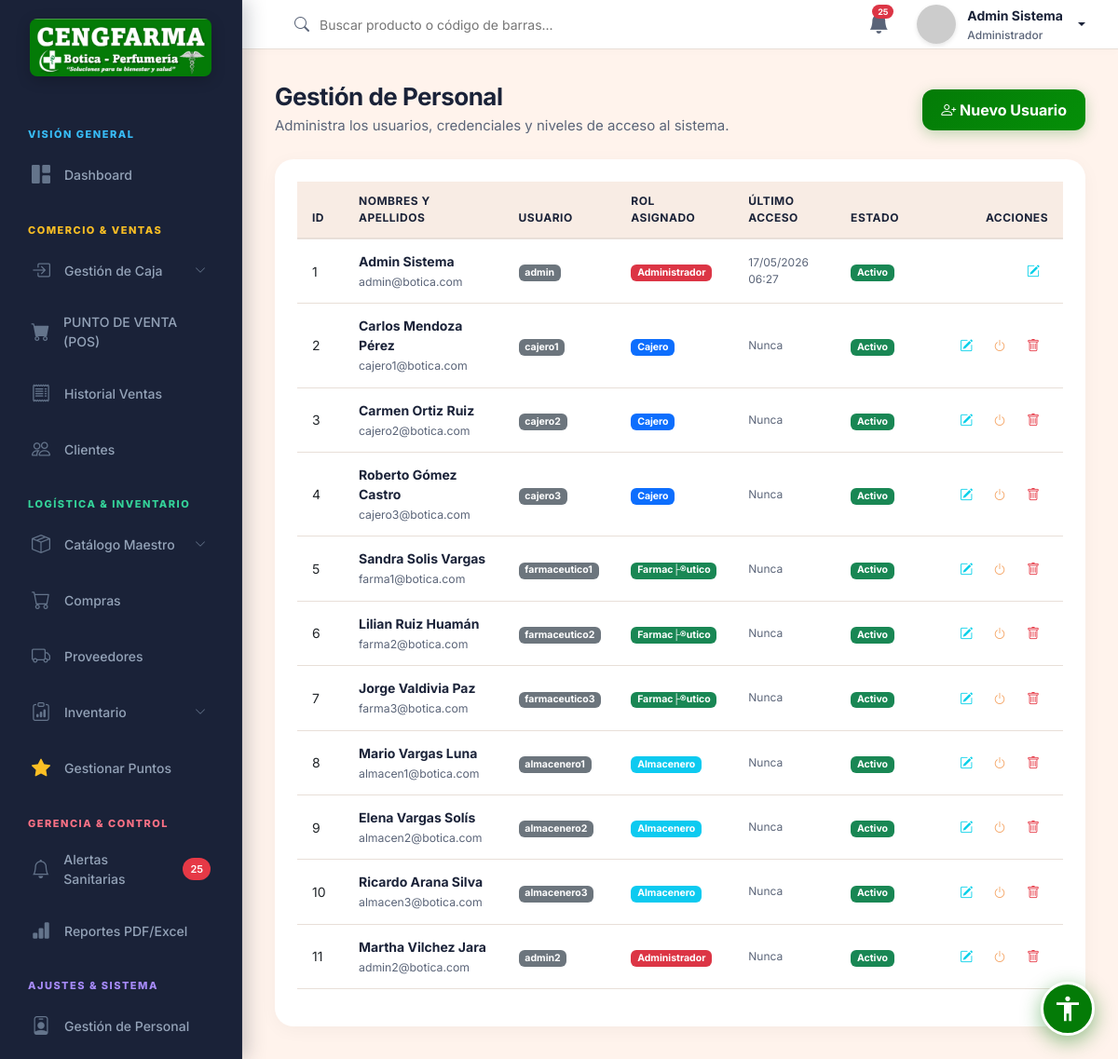
/public/usuario/index (signed in), run on the app's committed database.
### tables this page shows
CREATE TABLE IF NOT EXISTS `configuracion` (
  `id` int NOT NULL AUTO_INCREMENT,
  `clave` varchar(50) NOT NULL,
  `valor` text,
  `descripcion` varchar(255) DEFAULT NULL,
  PRIMARY KEY (`id`),
  UNIQUE KEY `clave` (`clave`)
);

CREATE TABLE IF NOT EXISTS `usuarios` (
  `id` int NOT NULL AUTO_INCREMENT,
  `nombres` varchar(100) NOT NULL,
  `apellidos` varchar(100) NOT NULL,
  `usuario` varchar(50) NOT NULL,
  `password` varchar(255) NOT NULL,
  `email` varchar(100) DEFAULT NULL,
  `rol_id` int NOT NULL,
  `estado` tinyint(1) DEFAULT '1',
  `ultimo_login` datetime DEFAULT NULL,
  `creado_en` timestamp NULL DEFAULT CURRENT_TIMESTAMP,
  PRIMARY KEY (`id`),
  UNIQUE KEY `usuario` (`usuario`),
  KEY `rol_id` (`rol_id`),
  CONSTRAINT `usuarios_ibfk_1` FOREIGN KEY (`rol_id`) REFERENCES `roles` (`id`) ON DELETE RESTRICT
);

CREATE TABLE IF NOT EXISTS `roles` (
  `id` int NOT NULL AUTO_INCREMENT,
  `nombre` varchar(50) NOT NULL,
  `descripcion` varchar(255) DEFAULT NULL,
  PRIMARY KEY (`id`)
);

### app/views/usuarios/index.php (the view, shortened to what the rows shown need)
<div class="page-content">
    <div class="d-flex justify-content-between align-items-center mb-4">
        <div>
            <h1 class="page-title">Gestión de Personal</h1>
            <div class="page-subtitle">Administra los usuarios, credenciales y niveles de acceso al sistema.</div>
        </div>
        <button class="btn-primary-custom" style="width: auto; padding: 10px 20px;" data-bs-toggle="modal" data-bs-target="#userModal" onclick="resetForm()">
            <i class="bi bi-person-plus"></i> Nuevo Usuario
        </button>
    </div>
    <div class="card-metric">
        <div class="table-responsive">
            <table class="table table-hover align-middle" style="width: 100%; font-size: 14px;">
                <thead>
                    <tr>
                        <th width="50">ID</th>
                        <th>Nombres y Apellidos</th>
                        <th>Usuario</th>
                        <th>Rol Asignado</th>
                        <th>Último Acceso</th>
                        <th>Estado</th>
                        <th width="160" class="text-end">Acciones</th>
                    </tr>
                </thead>
                <tbody>
                    <?php if(empty($data['usuarios'])): ?>
                    <tr><td colspan="7" class="text-center text-muted">No hay usuarios registrados</td></tr>
                    <?php else: ?>
                    <?php foreach ($data['usuarios'] as $u): ?>
                    <tr>
                        <td><?php echo $u['id']; ?></td>
                        <td>
                            <strong style="color: var(--text-primary);"><?php echo htmlspecialchars($u['nombres'] . ' ' . $u['apellidos']); ?></strong><br>
                            <small style="color: var(--text-secondary);"><?php echo htmlspecialchars($u['email'] ?? '-'); ?></small>
                        </td>
                        <td><span class="badge bg-secondary"><?php echo htmlspecialchars($u['usuario']); ?></span></td>
                        <td>
                            <?php
                            $badgeClass = 'bg-info';
                            if($u['rol_id'] == 1) $badgeClass = 'bg-danger';
                            if($u['rol_id'] == 2) $badgeClass = 'bg-success';
                            if($u['rol_id'] == 3) $badgeClass = 'bg-primary';
                            ?>
                            <span class="badge <?php echo $badgeClass; ?>"><?php echo htmlspecialchars($u['rol_nombre']); ?></span>
                        </td>
                        <td style="color: var(--text-secondary); font-size: 12px;"><?php echo $u['ultimo_login'] ? date('d/m/Y H:i', strtotime($u['ultimo_login'])) : 'Nunca'; ?></td>
                        <td>
                            <?php if($u['estado'] == 1): ?>
                                <span class="badge bg-success">Activo</span>
                            <?php else: ?>
                                <span class="badge bg-danger">Inactivo</span>
                            <?php endif; ?>
                        </td>
                        <td class="text-end">
                            <button class="btn btn-sm" style="color: #00CFE8;" onclick='editUser(<?php echo json_encode($u); ?>)' title="Editar Usuario">
                                <i class="bi bi-pencil-square"></i>
                            </button>
                            <?php if($u['id'] != 1): ?>
                                <form action="<?php echo BASE_URL; ?>usuario/toggle" method="POST" class="d-inline" onsubmit="return confirm('¿Seguro que deseas <?php echo $u['estado'] ? 'desactivar' : 'activar'; ?> este usuario?');">
                                    <button type="submit" class="btn btn-sm" style="color: <?php echo $u['estado'] ? 'var(--warning)' : 'var(--success)'; ?>;" title="<?php echo $u['estado'] ? 'Desactivar acceso' : 'Activar acceso'; ?>">
                                        <i class="bi bi-power"></i>
                                    </button>
                                </form>
                                <?php if($u['id'] != ($_SESSION['user_id'] ?? 0)): ?>
                                <form action="<?php echo BASE_URL; ?>usuario/delete" method="POST" class="d-inline" onsubmit="return confirm('¿Seguro que deseas eliminar definitivamente a este usuario?\n\nAdvertencia: Esta acción es irreversible.');">
                                    <button type="submit" class="btn btn-sm" style="color: var(--danger);" title="Eliminar Usuario">
                                        <i class="bi bi-trash"></i>
                                    </button>
                                </form>
                                <?php endif; ?>
                            <?php endif; ?>
                        </td>
                    </tr>
                    <?php endforeach; ?>
                    <?php endif; ?>
                </tbody>
            </table>
        </div>
    </div>
</div>

### app/views/layouts/main.php (shortened to what the rows shown need)
<!DOCTYPE html>
<html lang="es">
<head>
    <link href="https://cdn.jsdelivr.net/npm/bootstrap@5.3.0/dist/css/bootstrap.min.css" rel="stylesheet">
    <link rel="stylesheet" href="https://cdn.jsdelivr.net/npm/bootstrap-icons@1.11.1/font/bootstrap-icons.css">
    <link rel="stylesheet" href="<?php echo BASE_URL; ?>css/style.css">
    <link rel="stylesheet" href="<?php echo BASE_URL; ?>css/accessibility.css">
</head>
<body>
<div id="wrapper">
    <aside id="sidebar">
        <?php
        require_once '../app/models/Configuracion.php';
        $_globalConfigModel = new Configuracion();
        $_globalLogo = $_globalConfigModel->get('logo');
        $configs     = $_globalConfigModel->getAll();
        require_once '../app/models/Inventario.php';
        $_globalInvModel = new Inventario();
        $_lotesVencer = $_globalInvModel->getLotesProximosVencer(90);
        $_stockBajo = $_globalInvModel->getProductosBajoStock(20);
        $_totalNotifs = count($_lotesVencer) + count($_stockBajo);
        $boticaName = $configs['nombre_botica']['valor'] ?? 'CENGFARMA';
        ?>
        <a href="<?php echo BASE_URL; ?>auth/index" class="sidebar-logo text-center d-block">
            <?php
            $effectiveLogo = !empty($_globalLogo) ? $_globalLogo : 'img/cengfarma_banner.png';
            $logoSrc = (strpos($effectiveLogo, 'http') === 0) ? $effectiveLogo : BASE_URL . $effectiveLogo;
            ?>
            <img src="<?php echo htmlspecialchars($logoSrc); ?>" alt="<?php echo htmlspecialchars($boticaName); ?>" style="max-height: 62px; max-width: 95%; object-fit: contain; border-radius: 8px; box-shadow: 0 4px 15px rgba(0,0,0,0.2);">
        </a>
        <ul class="sidebar-nav">
            <?php if($_SESSION['rol_id'] == 1): ?>
            <li class="nav-section-title" style="color: #38bdf8;">Visión General</li>
            <li class="nav-item">
                <a href="<?php echo BASE_URL; ?>dashboard/index" class="nav-link">
                    <i class="bi bi-grid-1x2-fill"></i> Dashboard
                </a>
            </li>
            <?php endif; ?>
            <li class="nav-section-title" style="color: #fbbf24;">Comercio & Ventas</li>
            <li class="nav-item">
                <a class="nav-link" data-bs-toggle="collapse" href="#menuCaja" role="button" aria-expanded="false" aria-controls="menuCaja">
                    <i class="bi bi-box-arrow-in-right"></i> Gestión de Caja
                    <i class="bi bi-chevron-down ms-auto" style="font-size:12px"></i>
                </a>
            </li>
            <li class="nav-item">
                <a href="<?php echo BASE_URL; ?>venta/pos" class="nav-link" id="nav-pos">
                    <i class="bi bi-cart-fill"></i> PUNTO DE VENTA (POS)
                </a>
            </li>
            <li class="nav-item">
                <a href="<?php echo BASE_URL; ?>venta/index" class="nav-link">
                    <i class="bi bi-receipt"></i> Historial Ventas
                </a>
            </li>
            <li class="nav-item">
                <a href="<?php echo BASE_URL; ?>cliente/index" class="nav-link">
                    <i class="bi bi-people"></i> Clientes
                </a>
            </li>
            <?php if(in_array($_SESSION['rol_id'], [1, 2, 4])): ?>
            <li class="nav-section-title" style="color: #34d399;">Logística & Inventario</li>
            <li class="nav-item">
                <a class="nav-link" data-bs-toggle="collapse" href="#menuProductos" role="button" aria-expanded="false" aria-controls="menuProductos">
                    <i class="bi bi-box-seam"></i> Catálogo Maestro
                    <i class="bi bi-chevron-down ms-auto" style="font-size:12px"></i>
                </a>
            </li>
            <li class="nav-item">
                <a href="<?php echo BASE_URL; ?>compra/index" class="nav-link">
                    <i class="bi bi-cart"></i> Compras
                </a>
            </li>
            <li class="nav-item">
                <a href="<?php echo BASE_URL; ?>proveedor/index" class="nav-link">
                    <i class="bi bi-truck"></i> Proveedores
                </a>
            </li>
            <li class="nav-item">
                <a class="nav-link" data-bs-toggle="collapse" href="#menuInventario" role="button" aria-expanded="false" aria-controls="menuInventario">
                    <i class="bi bi-clipboard-data"></i> Inventario
                    <i class="bi bi-chevron-down ms-auto" style="font-size:12px"></i>
                </a>
            </li>
            <li class="nav-item">
                <a href="<?php echo BASE_URL; ?>puntos/index" class="nav-link">
                    <i class="bi bi-star-fill" style="color: #fbbf24;"></i> Gestionar Puntos
                </a>
            </li>
            <?php endif; ?>
            <li class="nav-section-title" style="color: #fb7185;">Gerencia & Control</li>
            <li class="nav-item">
                <a href="<?php echo BASE_URL; ?>notificacion/index" class="nav-link">
                    <i class="bi bi-bell"></i> Alertas Sanitarias
                    <?php if($_totalNotifs > 0): ?>
                    <span class="badge-sidebar" style="background-color: var(--danger);"><?php echo $_totalNotifs; ?></span>
                    <?php endif; ?>
                </a>
            </li>
            <li class="nav-item">
                <a href="<?php echo BASE_URL; ?>reporte/index" class="nav-link">
                    <i class="bi bi-bar-chart-fill"></i> Reportes PDF/Excel
                </a>
            </li>
            <?php if($_SESSION['rol_id'] == 1): ?>
            <li class="nav-section-title" style="color: #a78bfa;">Ajustes & Sistema</li>
            <li class="nav-item">
                <a href="<?php echo BASE_URL; ?>usuario/index" class="nav-link">
                    <i class="bi bi-person-badge"></i> Gestión de Personal
                </a>
            </li>
            <?php endif; ?>
        </ul>
    </aside>
    <div id="content-wrapper">
        <header id="topbar">
            <div class="d-flex align-items-center gap-3">
                <form action="<?php echo BASE_URL; ?>producto/index" method="GET" class="search-box ms-2 d-none d-md-flex align-items-center mb-0">
                    <i class="bi bi-search"></i>
                    <input type="text" name="search" placeholder="Buscar producto o código de barras..." value="<?php echo htmlspecialchars($_GET['search'] ?? '', ENT_QUOTES, 'UTF-8'); ?>" style="border:none; outline:none; background:transparent; width: 100%; color: var(--text-primary);">
                </form>
            </div>
            <div class="topbar-actions">
                <a href="<?php echo BASE_URL; ?>notificacion/index" class="topbar-icon" style="text-decoration: none;">
                    <i class="bi bi-bell-fill"></i>
                    <?php if($_totalNotifs > 0): ?>
                    <span class="badge rounded-pill bg-danger"><?php echo $_totalNotifs; ?></span>
                    <?php endif; ?>
                </a>
                <div class="dropdown">
                    <div class="user-profile dropdown-toggle" data-bs-toggle="dropdown" aria-expanded="false" style="cursor: pointer;">
                        <img src="https://ui-avatars.com/api/?name=<?php echo urlencode($_SESSION['nombre'] ?? 'U'); ?>&background=00A896&color=fff&bold=true" alt="User Avatar">
                        <div class="user-info">
                            <span class="user-name"><?php echo htmlspecialchars($_SESSION['nombre'] ?? 'Administrador', ENT_QUOTES, 'UTF-8'); ?></span>
                            <span class="user-role">
                                <?php
                                $roles = [1 => 'Administrador', 2 => 'Farmacéutico', 3 => 'Cajero', 4 => 'Almacenero'];
                                echo $roles[$_SESSION['rol_id'] ?? 1];
                                ?>
                            </span>
                        </div>
                    </div>
                </div>
            </div>
        </header>
        <?php require_once '../app/views/' . $view . '.php'; ?>
    </div>
</div>
<?php require_once '../app/views/partials/accessibility_widget.php'; ?>
</body>
</html>

### data on the page
configuracion: valor (picture)
usuarios: id "1", nombres+apellidos "Admin Sistema", email "admin@botica.com", usuario "admin", rol.nombre "Administrador", ultimo_login "17/05/2026 06:27", estado "Activo"
usuarios: id "2", nombres+apellidos "Carlos Mendoza Pérez", email "cajero1@botica.com", usuario "cajero1", rol.nombre "Cajero", shows "Nunca", estado "Activo"
usuarios: id "3", nombres+apellidos "Carmen Ortiz Ruiz", email "cajero2@botica.com", usuario "cajero2", rol.nombre "Cajero", shows "Nunca", estado "Activo"
usuarios: id "4", nombres+apellidos "Roberto Gómez Castro", email "cajero3@botica.com", usuario "cajero3", rol.nombre "Cajero", shows "Nunca", estado "Activo"
usuarios: id "5", nombres+apellidos "Sandra Solis Vargas", email "farma1@botica.com", usuario "farmaceutico1", rol.nombre "Farmac├®utico", shows "Nunca", estado "Activo"
usuarios: id "6", nombres+apellidos "Lilian Ruiz Huamán", email "farma2@botica.com", usuario "farmaceutico2", rol.nombre "Farmac├®utico", shows "Nunca", estado "Activo"
usuarios: id "7", nombres+apellidos "Jorge Valdivia Paz", email "farma3@botica.com", usuario "farmaceutico3", rol.nombre "Farmac├®utico", shows "Nunca", estado "Activo"
usuarios: id "8", nombres+apellidos "Mario Vargas Luna", email "almacen1@botica.com", usuario "almacenero1", rol.nombre "Almacenero", shows "Nunca", estado "Activo"
usuarios: id "9", nombres+apellidos "Elena Vargas Solís", email "almacen2@botica.com", usuario "almacenero2", rol.nombre "Almacenero", shows "Nunca", estado "Activo"
usuarios: id "10", nombres+apellidos "Ricardo Arana Silva", email "almacen3@botica.com", usuario "almacenero3", rol.nombre "Almacenero", shows "Nunca", estado "Activo"
usuarios: id "11", nombres+apellidos "Martha Vilchez Jara", email "admin2@botica.com", usuario "admin2", rol.nombre "Administrador", shows "Nunca", estado "Activo"

### other printed values
$_totalNotifs "25"
$_SESSION['nombre'] "Admin Sistema"
$roles[$_SESSION['rol_id'] ?? 1] "Administrador"
